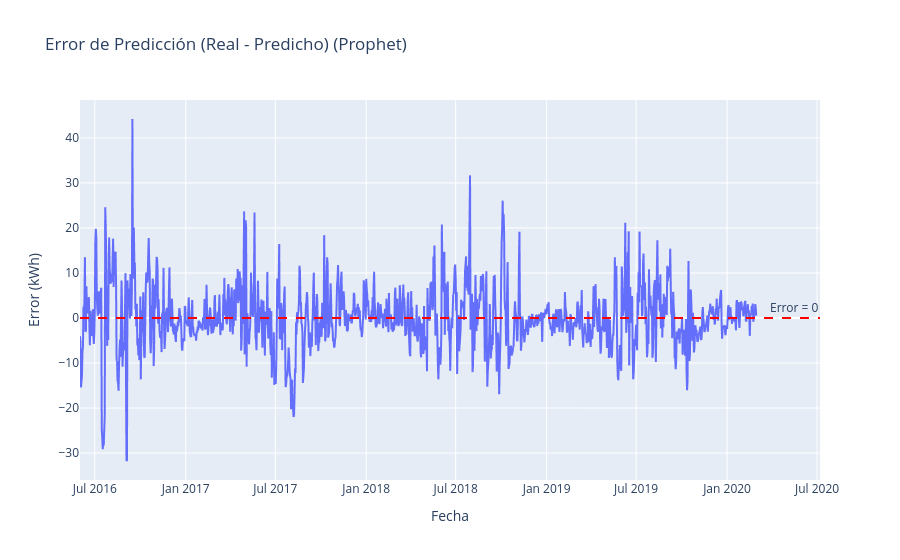

Notebook code cell kept with this figure:
### Markdown cell above
5. Grafique el error (Valor real - Valor predicho) en todo el intervalo de tiempo. Analice sus resultados y responda: ¿Hay un comportamiento estacional en la serie?

> **Respuesta**: En este caso, se puede ver que el error de predicción posee estacionalidad, pero es menos claro el patrón con respecto a los ítems anteriores, adicionalmente si se ve con respecto a fechas, es más difusa su tendencia con respecto a la alternativa vista con _Fourier_, la cual es especial para identificar patrones estacionarios por su cálculo basado en coeficientes de FFT.

### Code cell
error_train_prophet = prophet_train['y'] - y_pred_prophet_train['yhat']
error_test_prophet = prophet_test['y'] - y_pred_prophet_test['yhat']

total_error_prophet=pd.concat([
  pd.Series(error_train_prophet, index=prophet_train.index), 
  pd.Series(error_test_prophet, index=prophet_test.index)
]).reset_index(drop=True)
fig = px.line(
  x=prophet_df['ds'], 
  y=total_error_prophet, 
  title='Error de Predicción (Real - Predicho) (Prophet)',
  labels={'x': 'Fecha', 'y': 'Error (kWh)'}
)
fig.add_hline(
  y=0, 
  line_dash="dash", 
  line_color="red", 
  annotation_text="Error = 0"
)
fig.show()

### Figure 1 — Plotly figure (JSON) as saved in the notebook; plotly's stock layout.template omitted (floating-point values rounded to 4 significant figures; data arrays with more than 128 entries replaced by an {"elided": "..."} marker saying what was removed)
{"data": [{"hovertemplate": "Fecha=%{x}<br>Error (kWh)=%{y}<extra></extra>", "legendgroup": "", "line": {"color": "#636efa", "dash": "solid"}, "marker": {"symbol": "circle"}, "mode": "lines", "name": "", "showlegend": false, "type": "scattergl", "x": {"elided": "1498 str values"}, "xaxis": "x", "y": {"elided": "1498 float values"}, "yaxis": "y"}], "layout": {"annotations": [{"showarrow": false, "text": "Error = 0", "x": 1, "xanchor": "right", "xref": "x domain", "y": 0, "yanchor": "bottom", "yref": "y"}], "legend": {"tracegroupgap": 0}, "shapes": [{"line": {"color": "red", "dash": "dash"}, "type": "line", "x0": 0, "x1": 1, "xref": "x domain", "y0": 0, "y1": 0, "yref": "y"}], "title": {"text": "Error de Predicción (Real - Predicho) (Prophet)"}, "xaxis": {"anchor": "y", "domain": [0, 1], "title": {"text": "Fecha"}}, "yaxis": {"anchor": "x", "domain": [0, 1], "title": {"text": "Error (kWh)"}}}}
